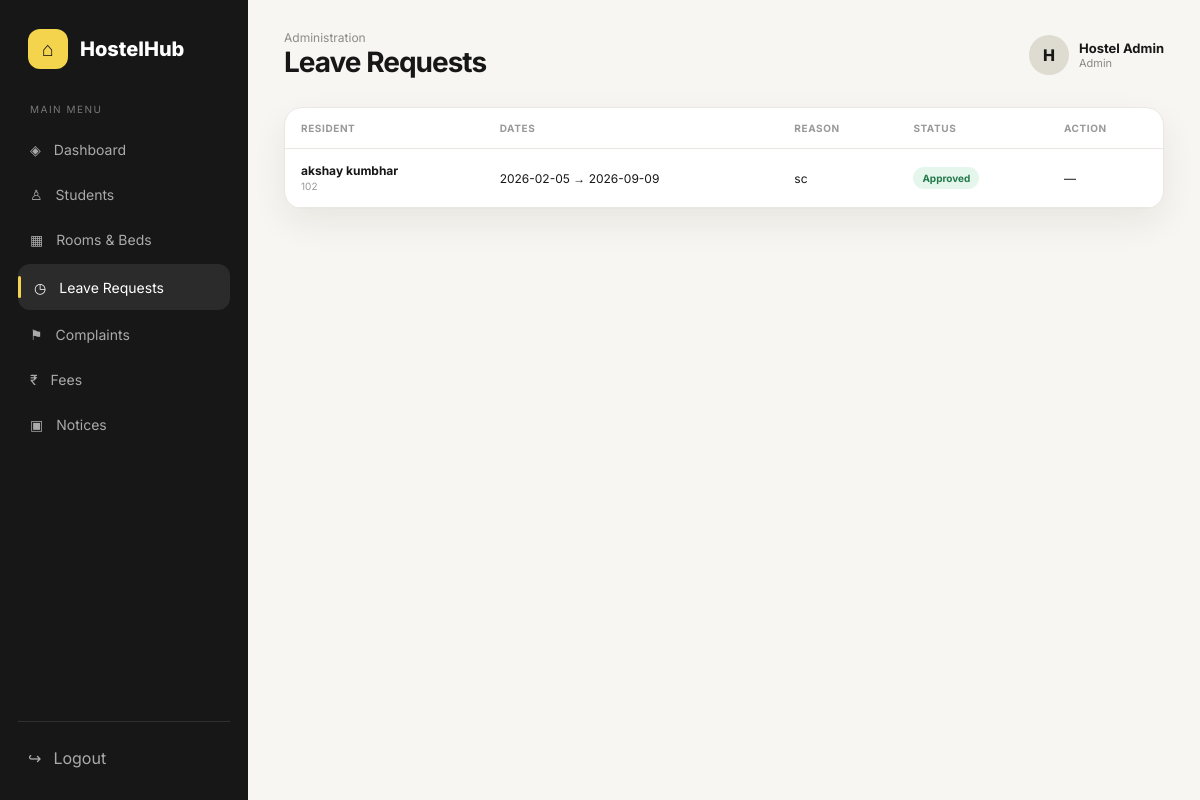
The page /admin/leaves (signed in) on the database its author committed.
### app/models.py (models this page shows)
class User(UserMixin, db.Model):
    id = db.Column(db.Integer, primary_key=True)
    name = db.Column(db.String(120), nullable=False)
    email = db.Column(db.String(150), unique=True, nullable=False)
    password = db.Column(db.String(255), nullable=False)
    role = db.Column(db.String(30), nullable=False, default='student')
    student = db.relationship('Student', backref='user', uselist=False, cascade='all, delete-orphan')

class LeaveRequest(db.Model):
    id = db.Column(db.Integer, primary_key=True)
    student_id = db.Column(db.Integer, db.ForeignKey('student.id'), nullable=False)
    from_date = db.Column(db.String(20), nullable=False)
    to_date = db.Column(db.String(20), nullable=False)
    reason = db.Column(db.Text, nullable=False)
    status = db.Column(db.String(30), default='Pending')
    created_at = db.Column(db.DateTime, server_default=db.func.now())
    student = db.relationship('Student', backref='leave_requests')

class Student(db.Model):
    id = db.Column(db.Integer, primary_key=True)
    user_id = db.Column(db.Integer, db.ForeignKey('user.id'), nullable=False, unique=True)
    roll_no = db.Column(db.String(50), unique=True, nullable=False)
    course = db.Column(db.String(120))
    phone = db.Column(db.String(30))
    guardian_name = db.Column(db.String(120))
    guardian_phone = db.Column(db.String(30))
    room_no = db.Column(db.String(30))
    status = db.Column(db.String(30), default='Active')

### app/routes/admin.py (the view)
@admin.route('/leaves')
def leaves():
    return render_template('admin/leaves.html', leaves=LeaveRequest.query.order_by(LeaveRequest.id.desc()).all())

### app/models.py (called while the page is built)
@login_manager.user_loader
def load_user(user_id):
    return db.session.get(User, int(user_id))

### app/routes/admin.py (called while the page is built)
@admin.before_request
def check_admin():
    if not current_user.is_authenticated or current_user.role != 'admin':
        abort(403)

### app/templates/admin/leaves.html
{% extends 'base.html' %}{% block title %}Leaves | HostelHub{% endblock %}{% block heading %}Leave Requests{% endblock %}{% block content %}<div class="card table-card"><table class="table"><thead><tr><th>Resident</th><th>Dates</th><th>Reason</th><th>Status</th><th>Action</th></tr></thead><tbody>{% for l in leaves %}<tr><td><b>{{l.student.user.name}}</b><br><span style="font-size:10px;color:#999">{{l.student.roll_no}}</span></td><td>{{l.from_date}} → {{l.to_date}}</td><td style="max-width:280px;white-space:normal">{{l.reason}}</td><td><span class="badge {% if l.status=='Approved' %}green{% elif l.status=='Rejected' %}red{% else %}yellow{% endif %}">{{l.status}}</span></td><td>{% if l.status=='Pending' %}<div class="actions"><form method="post" action="{{url_for('admin.update_leave',leave_id=l.id,status='Approved')}}"><button class="btn">Approve</button></form><form method="post" action="{{url_for('admin.update_leave',leave_id=l.id,status='Rejected')}}"><button class="btn danger">Reject</button></form></div>{% else %}—{% endif %}</td></tr>{% else %}<tr><td colspan="5" class="empty">No leave requests.</td></tr>{% endfor %}</tbody></table></div>{% endblock %}

### app/templates/base.html (shortened to what this page needs)
<!doctype html><html lang="en"><head><link rel="stylesheet" href="{{ url_for('static', filename='css/style.css') }}"></head><body>
{% if current_user.is_authenticated %}
<div class="app-shell"><aside class="sidebar" id="sidebar"><div class="logo"><div class="logo-mark">⌂</div><div>HostelHub</div></div><div class="nav-title">Main menu</div><nav class="nav">
{% if current_user.role=='admin' %}
<a class="" href="{{url_for('admin.dashboard')}}">◈ <span>Dashboard</span></a><a class="" href="{{url_for('admin.students')}}">♙ <span>Students</span></a><a class="" href="{{url_for('admin.rooms')}}">▦ <span>Rooms & Beds</span></a><a class="{% if request.endpoint=='admin.leaves' %}active{% endif %}" href="{{url_for('admin.leaves')}}">◷ <span>Leave Requests</span></a><a class="" href="{{url_for('admin.complaints')}}">⚑ <span>Complaints</span></a><a class="" href="{{url_for('admin.fees')}}">₹ <span>Fees</span></a><a class="" href="{{url_for('admin.notices')}}">▣ <span>Notices</span></a>
{% endif %}</nav><div class="sidebar-bottom"><a href="{{url_for('auth.logout')}}">↪ <span>Logout</span></a></div></aside>
<main class="main"><header class="topbar"><div style="display:flex;gap:12px;align-items:center"><div><div class="eyebrow">{% if current_user.role=='admin' %}Administration{% else %}Resident portal{% endif %}</div><h1>{% block heading %}{% endblock %}</h1></div></div><div class="user-chip"><div class="avatar">{{current_user.name[:1]|upper}}</div><div><div class="user-name">{{current_user.name}}</div><div class="user-role">{{current_user.role|capitalize}}</div></div></div></header>{% block content %}{% endblock %}</main></div>
{% endif %}</body></html>

### app/static/css/style.css (style rules this page uses)
:root { --ink:#171717;--muted:#777;--line:#e9e7e2;--paper:#fff;--soft:#f7f6f2;--yellow:#f4d34d;--green:#2f9b63;--red:#e55b5b;--shadow:0 14px 35px rgba(30,28,20,.07) }
* { box-sizing:border-box;margin:0;padding:0 }
body { font-family:Inter,Arial,sans-serif;background:var(--soft);color:var(--ink) }
a { text-decoration:none;color:inherit }
.app-shell { display:flex;min-height:100vh }
.sidebar { width:248px;background:#171717;color:#fff;padding:24px 18px;position:fixed;inset:0 auto 0 0;z-index:10 }
.logo { display:flex;align-items:center;gap:12px;padding:5px 10px 34px;font-weight:800;font-size:20px }
.logo-mark { width:40px;height:40px;border-radius:12px;background:var(--yellow);color:#171717;display:grid;place-items:center;font-size:20px }
.nav-title { font-size:10px;color:#777;text-transform:uppercase;letter-spacing:1.5px;padding:0 12px 10px }
.nav a { display:flex;align-items:center;gap:13px;padding:12px;border-radius:12px;color:#aaa;font-size:14px;margin:4px 0 }
.nav a:hover,.nav a.active { background:#2b2b2b;color:#fff }
.nav a.active:before { content:'';width:3px;height:22px;background:var(--yellow);border-radius:5px;margin-left:-12px }
.sidebar-bottom { position:absolute;left:18px;right:18px;bottom:22px;border-top:1px solid #303030;padding-top:16px }
.sidebar-bottom a { display:flex;gap:12px;align-items:center;color:#aaa;padding:10px }
.main { margin-left:248px;width:calc(100% - 248px);padding:30px 36px 50px }
.topbar { display:flex;align-items:center;justify-content:space-between;margin-bottom:28px }
.eyebrow { color:#8b8b8b;font-size:12px }
.topbar h1 { font-size:28px;letter-spacing:-1px }
.user-chip { display:flex;align-items:center;gap:10px }
.avatar { width:40px;height:40px;border-radius:50%;background:#dedbd1;display:grid;place-items:center;font-weight:800 }
.user-name { font-weight:700;font-size:13px }
.user-role { font-size:11px;color:#888 }
.card { background:var(--paper);border:1px solid var(--line);border-radius:18px;box-shadow:var(--shadow) }
.badge { display:inline-flex;padding:5px 9px;border-radius:20px;font-size:10px;font-weight:700;background:#eee;color:#555 }
.badge.green { background:#e5f6ec;color:#23794a }
.table-card { overflow:auto }
.table { width:100%;border-collapse:collapse }
.table th,.table td { text-align:left;padding:14px 16px;border-bottom:1px solid var(--line);font-size:12px;white-space:nowrap }
.table th { font-size:10px;text-transform:uppercase;color:#999;letter-spacing:.6px }

### rows shown on the page
User: name "H", name "Hostel Admin", role "Admin"
LeaveRequest: student.user.name "akshay kumbhar", student.roll_no "102", from_date "2026-02-05", to_date "2026-09-09", reason "sc", status "Approved"
